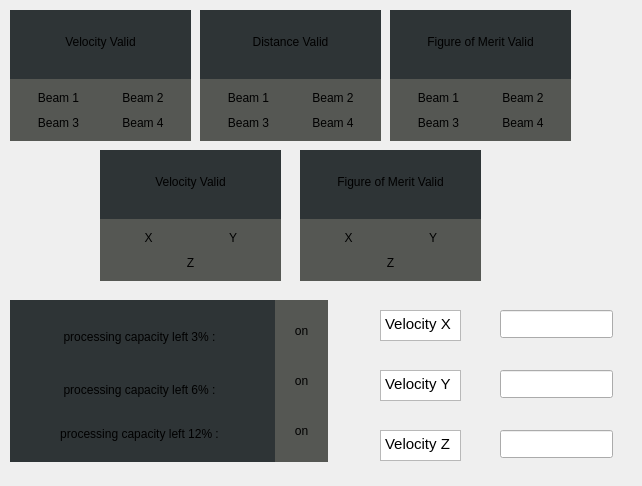
<?xml version="1.0" encoding="UTF-8"?>
<ui version="4.0">
 <class>MainWindow</class>
 <widget class="QMainWindow" name="MainWindow">
  <property name="geometry">
   <rect>
    <x>0</x>
    <y>0</y>
    <width>642</width>
    <height>486</height>
   </rect>
  </property>
  <property name="minimumSize">
   <size>
    <width>642</width>
    <height>486</height>
   </size>
  </property>
  <property name="maximumSize">
   <size>
    <width>661</width>
    <height>800</height>
   </size>
  </property>
  <property name="windowTitle">
   <string notr="true">Dvl</string>
  </property>
  <property name="autoFillBackground">
   <bool>true</bool>
  </property>
  <property name="unifiedTitleAndToolBarOnMac">
   <bool>false</bool>
  </property>
  <widget class="QWidget" name="centralwidget">
   <widget class="QWidget" name="widget" native="true">
    <property name="geometry">
     <rect>
      <x>10</x>
      <y>10</y>
      <width>181</width>
      <height>131</height>
     </rect>
    </property>
    <property name="minimumSize">
     <size>
      <width>181</width>
      <height>131</height>
     </size>
    </property>
    <property name="styleSheet">
     <string notr="true">background-color: rgb(46, 52, 54);</string>
    </property>
    <layout class="QVBoxLayout" name="verticalLayout">
     <item>
      <widget class="QWidget" name="widget_6" native="true">
       <layout class="QVBoxLayout" name="verticalLayout_3">
        <item>
         <widget class="QLabel" name="label_2">
          <property name="text">
           <string>Velocity Valid</string>
          </property>
          <property name="alignment">
           <set>Qt::AlignCenter</set>
          </property>
         </widget>
        </item>
       </layout>
      </widget>
     </item>
     <item>
      <widget class="QWidget" name="widget_5" native="true">
       <property name="font">
        <font>
         <underline>false</underline>
        </font>
       </property>
       <property name="styleSheet">
        <string notr="true">background-color: rgb(85, 87, 83);</string>
       </property>
       <layout class="QGridLayout" name="gridLayout">
        <item row="0" column="0">
         <widget class="QLabel" name="BeamVel1">
          <property name="styleSheet">
           <string notr="true"/>
          </property>
          <property name="text">
           <string>Beam 1</string>
          </property>
          <property name="alignment">
           <set>Qt::AlignCenter</set>
          </property>
         </widget>
        </item>
        <item row="0" column="1">
         <widget class="QLabel" name="BeamVel2">
          <property name="styleSheet">
           <string notr="true"/>
          </property>
          <property name="text">
           <string>Beam 2</string>
          </property>
          <property name="alignment">
           <set>Qt::AlignCenter</set>
          </property>
         </widget>
        </item>
        <item row="1" column="0">
         <widget class="QLabel" name="BeamVel3">
          <property name="styleSheet">
           <string notr="true"/>
          </property>
          <property name="text">
           <string>Beam 3</string>
          </property>
          <property name="alignment">
           <set>Qt::AlignCenter</set>
          </property>
         </widget>
        </item>
        <item row="1" column="1">
         <widget class="QLabel" name="BeamVel4">
          <property name="styleSheet">
           <string notr="true"/>
          </property>
          <property name="text">
           <string>Beam 4</string>
          </property>
          <property name="alignment">
           <set>Qt::AlignCenter</set>
          </property>
         </widget>
        </item>
       </layout>
      </widget>
     </item>
    </layout>
   </widget>
   <widget class="QWidget" name="widget_27" native="true">
    <property name="geometry">
     <rect>
      <x>360</x>
      <y>290</y>
      <width>271</width>
      <height>191</height>
     </rect>
    </property>
    <widget class="QWidget" name="widget_26" native="true">
     <property name="geometry">
      <rect>
       <x>10</x>
       <y>130</y>
       <width>251</width>
       <height>51</height>
      </rect>
     </property>
     <property name="minimumSize">
      <size>
       <width>38</width>
       <height>0</height>
      </size>
     </property>
     <widget class="QLineEdit" name="Velz">
      <property name="geometry">
       <rect>
        <x>130</x>
        <y>10</y>
        <width>113</width>
        <height>28</height>
       </rect>
      </property>
     </widget>
     <widget class="QTextEdit" name="textEdit_3">
      <property name="geometry">
       <rect>
        <x>10</x>
        <y>10</y>
        <width>81</width>
        <height>31</height>
       </rect>
      </property>
      <property name="html">
       <string>&lt;!DOCTYPE HTML PUBLIC &quot;-//W3C//DTD HTML 4.0//EN&quot; &quot;http://www.w3.org/TR/REC-html40/strict.dtd&quot;&gt;
&lt;html&gt;&lt;head&gt;&lt;meta name=&quot;qrichtext&quot; content=&quot;1&quot; /&gt;&lt;style type=&quot;text/css&quot;&gt;
p, li { white-space: pre-wrap; }
&lt;/style&gt;&lt;/head&gt;&lt;body style=&quot; font-family:'Cantarell'; font-size:11pt; font-weight:400; font-style:normal;&quot;&gt;
&lt;p style=&quot; margin-top:0px; margin-bottom:0px; margin-left:0px; margin-right:0px; -qt-block-indent:0; text-indent:0px;&quot;&gt;Velocity Z&lt;/p&gt;&lt;/body&gt;&lt;/html&gt;</string>
      </property>
     </widget>
    </widget>
    <widget class="QWidget" name="widget_25" native="true">
     <property name="geometry">
      <rect>
       <x>10</x>
       <y>70</y>
       <width>251</width>
       <height>51</height>
      </rect>
     </property>
     <property name="minimumSize">
      <size>
       <width>38</width>
       <height>0</height>
      </size>
     </property>
     <widget class="QLineEdit" name="Vely">
      <property name="geometry">
       <rect>
        <x>130</x>
        <y>10</y>
        <width>113</width>
        <height>28</height>
       </rect>
      </property>
     </widget>
     <widget class="QTextEdit" name="textEdit_2">
      <property name="geometry">
       <rect>
        <x>10</x>
        <y>10</y>
        <width>81</width>
        <height>31</height>
       </rect>
      </property>
      <property name="html">
       <string>&lt;!DOCTYPE HTML PUBLIC &quot;-//W3C//DTD HTML 4.0//EN&quot; &quot;http://www.w3.org/TR/REC-html40/strict.dtd&quot;&gt;
&lt;html&gt;&lt;head&gt;&lt;meta name=&quot;qrichtext&quot; content=&quot;1&quot; /&gt;&lt;style type=&quot;text/css&quot;&gt;
p, li { white-space: pre-wrap; }
&lt;/style&gt;&lt;/head&gt;&lt;body style=&quot; font-family:'Cantarell'; font-size:11pt; font-weight:400; font-style:normal;&quot;&gt;
&lt;p style=&quot; margin-top:0px; margin-bottom:0px; margin-left:0px; margin-right:0px; -qt-block-indent:0; text-indent:0px;&quot;&gt;Velocity Y&lt;/p&gt;&lt;/body&gt;&lt;/html&gt;</string>
      </property>
     </widget>
    </widget>
    <widget class="QWidget" name="widget_24" native="true">
     <property name="geometry">
      <rect>
       <x>10</x>
       <y>10</y>
       <width>251</width>
       <height>51</height>
      </rect>
     </property>
     <property name="minimumSize">
      <size>
       <width>38</width>
       <height>0</height>
      </size>
     </property>
     <widget class="QLineEdit" name="Velx">
      <property name="geometry">
       <rect>
        <x>130</x>
        <y>10</y>
        <width>113</width>
        <height>28</height>
       </rect>
      </property>
     </widget>
     <widget class="QTextEdit" name="textEdit">
      <property name="geometry">
       <rect>
        <x>10</x>
        <y>10</y>
        <width>81</width>
        <height>31</height>
       </rect>
      </property>
      <property name="html">
       <string>&lt;!DOCTYPE HTML PUBLIC &quot;-//W3C//DTD HTML 4.0//EN&quot; &quot;http://www.w3.org/TR/REC-html40/strict.dtd&quot;&gt;
&lt;html&gt;&lt;head&gt;&lt;meta name=&quot;qrichtext&quot; content=&quot;1&quot; /&gt;&lt;style type=&quot;text/css&quot;&gt;
p, li { white-space: pre-wrap; }
&lt;/style&gt;&lt;/head&gt;&lt;body style=&quot; font-family:'Cantarell'; font-size:11pt; font-weight:400; font-style:normal;&quot;&gt;
&lt;p style=&quot; margin-top:0px; margin-bottom:0px; margin-left:0px; margin-right:0px; -qt-block-indent:0; text-indent:0px;&quot;&gt;Velocity X&lt;/p&gt;&lt;/body&gt;&lt;/html&gt;</string>
      </property>
     </widget>
    </widget>
   </widget>
   <widget class="QWidget" name="widget_7" native="true">
    <property name="geometry">
     <rect>
      <x>200</x>
      <y>10</y>
      <width>181</width>
      <height>131</height>
     </rect>
    </property>
    <property name="minimumSize">
     <size>
      <width>181</width>
      <height>131</height>
     </size>
    </property>
    <property name="styleSheet">
     <string notr="true">background-color: rgb(46, 52, 54);</string>
    </property>
    <layout class="QVBoxLayout" name="verticalLayout_2">
     <item>
      <widget class="QWidget" name="widget_30" native="true">
       <layout class="QVBoxLayout" name="verticalLayout_13">
        <item>
         <widget class="QLabel" name="label_13">
          <property name="text">
           <string>Distance Valid</string>
          </property>
          <property name="alignment">
           <set>Qt::AlignCenter</set>
          </property>
         </widget>
        </item>
       </layout>
      </widget>
     </item>
     <item>
      <widget class="QWidget" name="widget_31" native="true">
       <property name="font">
        <font>
         <underline>false</underline>
        </font>
       </property>
       <property name="styleSheet">
        <string notr="true">background-color: rgb(85, 87, 83);</string>
       </property>
       <layout class="QGridLayout" name="gridLayout_2">
        <item row="0" column="0">
         <widget class="QLabel" name="BeamDist1">
          <property name="styleSheet">
           <string notr="true"/>
          </property>
          <property name="text">
           <string>Beam 1</string>
          </property>
          <property name="alignment">
           <set>Qt::AlignCenter</set>
          </property>
         </widget>
        </item>
        <item row="0" column="1">
         <widget class="QLabel" name="BeamDist2">
          <property name="styleSheet">
           <string notr="true"/>
          </property>
          <property name="text">
           <string>Beam 2</string>
          </property>
          <property name="alignment">
           <set>Qt::AlignCenter</set>
          </property>
         </widget>
        </item>
        <item row="1" column="0">
         <widget class="QLabel" name="BeamDist3">
          <property name="styleSheet">
           <string notr="true"/>
          </property>
          <property name="text">
           <string>Beam 3</string>
          </property>
          <property name="alignment">
           <set>Qt::AlignCenter</set>
          </property>
         </widget>
        </item>
        <item row="1" column="1">
         <widget class="QLabel" name="BeamDist4">
          <property name="styleSheet">
           <string notr="true"/>
          </property>
          <property name="text">
           <string>Beam 4</string>
          </property>
          <property name="alignment">
           <set>Qt::AlignCenter</set>
          </property>
         </widget>
        </item>
       </layout>
      </widget>
     </item>
    </layout>
   </widget>
   <widget class="QWidget" name="widget_8" native="true">
    <property name="geometry">
     <rect>
      <x>390</x>
      <y>10</y>
      <width>181</width>
      <height>131</height>
     </rect>
    </property>
    <property name="minimumSize">
     <size>
      <width>181</width>
      <height>131</height>
     </size>
    </property>
    <property name="styleSheet">
     <string notr="true">background-color: rgb(46, 52, 54);</string>
    </property>
    <layout class="QVBoxLayout" name="verticalLayout_5">
     <item>
      <widget class="QWidget" name="widget_32" native="true">
       <layout class="QVBoxLayout" name="verticalLayout_14">
        <item>
         <widget class="QLabel" name="label_14">
          <property name="text">
           <string>Figure of Merit Valid</string>
          </property>
          <property name="alignment">
           <set>Qt::AlignCenter</set>
          </property>
         </widget>
        </item>
       </layout>
      </widget>
     </item>
     <item>
      <widget class="QWidget" name="widget_33" native="true">
       <property name="font">
        <font>
         <underline>false</underline>
        </font>
       </property>
       <property name="styleSheet">
        <string notr="true">background-color: rgb(85, 87, 83);</string>
       </property>
       <layout class="QGridLayout" name="gridLayout_3">
        <item row="0" column="0">
         <widget class="QLabel" name="BeamFig1">
          <property name="styleSheet">
           <string notr="true"/>
          </property>
          <property name="text">
           <string>Beam 1</string>
          </property>
          <property name="alignment">
           <set>Qt::AlignCenter</set>
          </property>
         </widget>
        </item>
        <item row="0" column="1">
         <widget class="QLabel" name="BeamFig2">
          <property name="styleSheet">
           <string notr="true"/>
          </property>
          <property name="text">
           <string>Beam 2</string>
          </property>
          <property name="alignment">
           <set>Qt::AlignCenter</set>
          </property>
         </widget>
        </item>
        <item row="1" column="0">
         <widget class="QLabel" name="BeamFig3">
          <property name="styleSheet">
           <string notr="true"/>
          </property>
          <property name="text">
           <string>Beam 3</string>
          </property>
          <property name="alignment">
           <set>Qt::AlignCenter</set>
          </property>
         </widget>
        </item>
        <item row="1" column="1">
         <widget class="QLabel" name="BeamFig4">
          <property name="styleSheet">
           <string notr="true"/>
          </property>
          <property name="text">
           <string>Beam 4</string>
          </property>
          <property name="alignment">
           <set>Qt::AlignCenter</set>
          </property>
         </widget>
        </item>
       </layout>
      </widget>
     </item>
    </layout>
   </widget>
   <widget class="QWidget" name="widget_9" native="true">
    <property name="geometry">
     <rect>
      <x>100</x>
      <y>150</y>
      <width>181</width>
      <height>131</height>
     </rect>
    </property>
    <property name="minimumSize">
     <size>
      <width>181</width>
      <height>131</height>
     </size>
    </property>
    <property name="styleSheet">
     <string notr="true">background-color: rgb(46, 52, 54);</string>
    </property>
    <layout class="QVBoxLayout" name="verticalLayout_6">
     <item>
      <widget class="QWidget" name="widget_34" native="true">
       <layout class="QVBoxLayout" name="verticalLayout_15">
        <item>
         <widget class="QLabel" name="label_15">
          <property name="text">
           <string>Velocity Valid</string>
          </property>
          <property name="alignment">
           <set>Qt::AlignCenter</set>
          </property>
         </widget>
        </item>
       </layout>
      </widget>
     </item>
     <item>
      <widget class="QWidget" name="widget_35" native="true">
       <property name="font">
        <font>
         <underline>false</underline>
        </font>
       </property>
       <property name="styleSheet">
        <string notr="true">background-color: rgb(85, 87, 83);</string>
       </property>
       <layout class="QGridLayout" name="gridLayout_4">
        <item row="0" column="0">
         <widget class="QLabel" name="BeamVelx">
          <property name="text">
           <string>X</string>
          </property>
          <property name="alignment">
           <set>Qt::AlignCenter</set>
          </property>
         </widget>
        </item>
        <item row="0" column="1">
         <widget class="QLabel" name="BeamVely">
          <property name="text">
           <string>Y</string>
          </property>
          <property name="alignment">
           <set>Qt::AlignCenter</set>
          </property>
         </widget>
        </item>
        <item row="1" column="0" colspan="2">
         <widget class="QLabel" name="BeamVelz">
          <property name="text">
           <string>Z</string>
          </property>
          <property name="alignment">
           <set>Qt::AlignCenter</set>
          </property>
         </widget>
        </item>
       </layout>
      </widget>
     </item>
    </layout>
   </widget>
   <widget class="QWidget" name="widget_10" native="true">
    <property name="geometry">
     <rect>
      <x>300</x>
      <y>150</y>
      <width>181</width>
      <height>131</height>
     </rect>
    </property>
    <property name="minimumSize">
     <size>
      <width>181</width>
      <height>131</height>
     </size>
    </property>
    <property name="styleSheet">
     <string notr="true">background-color: rgb(46, 52, 54);</string>
    </property>
    <layout class="QVBoxLayout" name="verticalLayout_7">
     <item>
      <widget class="QWidget" name="widget_36" native="true">
       <layout class="QVBoxLayout" name="verticalLayout_16">
        <item>
         <widget class="QLabel" name="label_16">
          <property name="text">
           <string>Figure of Merit Valid</string>
          </property>
          <property name="alignment">
           <set>Qt::AlignCenter</set>
          </property>
         </widget>
        </item>
       </layout>
      </widget>
     </item>
     <item>
      <widget class="QWidget" name="widget_37" native="true">
       <property name="font">
        <font>
         <underline>false</underline>
        </font>
       </property>
       <property name="styleSheet">
        <string notr="true">background-color: rgb(85, 87, 83);</string>
       </property>
       <layout class="QGridLayout" name="gridLayout_5">
        <item row="0" column="0">
         <widget class="QLabel" name="BeamFigx">
          <property name="text">
           <string>X</string>
          </property>
          <property name="alignment">
           <set>Qt::AlignCenter</set>
          </property>
         </widget>
        </item>
        <item row="0" column="1">
         <widget class="QLabel" name="BeamFigy">
          <property name="text">
           <string>Y</string>
          </property>
          <property name="alignment">
           <set>Qt::AlignCenter</set>
          </property>
         </widget>
        </item>
        <item row="1" column="0" colspan="2">
         <widget class="QLabel" name="BeamFigz">
          <property name="text">
           <string>Z</string>
          </property>
          <property name="alignment">
           <set>Qt::AlignCenter</set>
          </property>
         </widget>
        </item>
       </layout>
      </widget>
     </item>
    </layout>
   </widget>
   <widget class="QWidget" name="widget_13" native="true">
    <property name="geometry">
     <rect>
      <x>10</x>
      <y>300</y>
      <width>318</width>
      <height>162</height>
     </rect>
    </property>
    <property name="styleSheet">
     <string notr="true">background-color: rgb(46, 52, 54);</string>
    </property>
    <layout class="QHBoxLayout" name="horizontalLayout_2">
     <item>
      <widget class="QWidget" name="widget_11" native="true">
       <layout class="QVBoxLayout" name="verticalLayout_8">
        <item>
         <widget class="QWidget" name="widget_2" native="true">
          <property name="minimumSize">
           <size>
            <width>241</width>
            <height>38</height>
           </size>
          </property>
          <property name="maximumSize">
           <size>
            <width>230</width>
            <height>16777215</height>
           </size>
          </property>
          <layout class="QHBoxLayout" name="horizontalLayout">
           <item>
            <widget class="QLabel" name="label">
             <property name="text">
              <string>processing capacity left 3% :</string>
             </property>
             <property name="alignment">
              <set>Qt::AlignCenter</set>
             </property>
            </widget>
           </item>
          </layout>
         </widget>
        </item>
        <item>
         <widget class="QWidget" name="widget_4" native="true">
          <property name="minimumSize">
           <size>
            <width>241</width>
            <height>38</height>
           </size>
          </property>
          <property name="maximumSize">
           <size>
            <width>230</width>
            <height>38</height>
           </size>
          </property>
          <layout class="QHBoxLayout" name="horizontalLayout_12">
           <item>
            <widget class="QLabel" name="label_10">
             <property name="maximumSize">
              <size>
               <width>230</width>
               <height>38</height>
              </size>
             </property>
             <property name="text">
              <string>processing capacity left 6% :</string>
             </property>
             <property name="alignment">
              <set>Qt::AlignCenter</set>
             </property>
            </widget>
           </item>
          </layout>
         </widget>
        </item>
        <item>
         <widget class="QWidget" name="widget_3" native="true">
          <property name="minimumSize">
           <size>
            <width>241</width>
            <height>38</height>
           </size>
          </property>
          <property name="maximumSize">
           <size>
            <width>230</width>
            <height>38</height>
           </size>
          </property>
          <layout class="QHBoxLayout" name="horizontalLayout_13">
           <item>
            <widget class="QLabel" name="label_8">
             <property name="text">
              <string>processing capacity left 12% :</string>
             </property>
             <property name="alignment">
              <set>Qt::AlignCenter</set>
             </property>
            </widget>
           </item>
          </layout>
         </widget>
        </item>
       </layout>
      </widget>
     </item>
     <item>
      <widget class="QWidget" name="widget_12" native="true">
       <property name="styleSheet">
        <string notr="true">background-color: rgb(85, 87, 83);</string>
       </property>
       <layout class="QVBoxLayout" name="verticalLayout_9">
        <item>
         <widget class="QLabel" name="Cap3">
          <property name="text">
           <string>on</string>
          </property>
          <property name="alignment">
           <set>Qt::AlignCenter</set>
          </property>
         </widget>
        </item>
        <item>
         <widget class="QLabel" name="Cap6">
          <property name="text">
           <string>on</string>
          </property>
          <property name="alignment">
           <set>Qt::AlignCenter</set>
          </property>
         </widget>
        </item>
        <item>
         <widget class="QLabel" name="Cap12">
          <property name="text">
           <string>on</string>
          </property>
          <property name="alignment">
           <set>Qt::AlignCenter</set>
          </property>
         </widget>
        </item>
       </layout>
      </widget>
     </item>
    </layout>
   </widget>
  </widget>
  <action name="actionStart_test">
   <property name="text">
    <string>Start test</string>
   </property>
  </action>
  <action name="actionReset_Depth">
   <property name="text">
    <string>Set Depth Offset</string>
   </property>
  </action>
  <action name="actionReset_Position">
   <property name="text">
    <string>Set Initial Position</string>
   </property>
  </action>
 </widget>
 <resources/>
 <connections/>
</ui>
